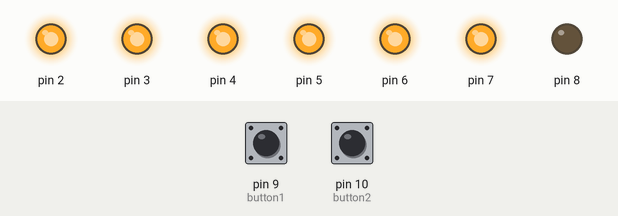
The sketch below on a simulated Arduino Uno, built with avr-gcc and run on an emulated ATmega328P. On the bench: output pins drawn as LEDs (lit = HIGH). Dashed ring = blinking. The inputs (shaded band) are chosen by the test bench; at power-on: pin 9 (button1) LOW, pin 10 (button2) LOW.

Above: at 1.3 s.
1.4 s: pin 9 (button1) pulled HIGH for 1 s
At 3.5 s:
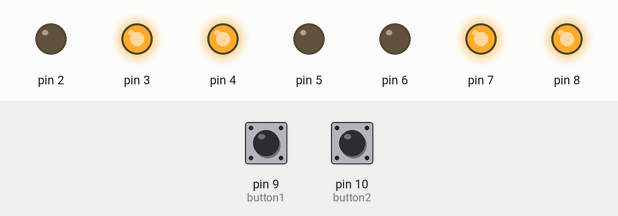
3.9 s: pin 10 (button2) pulled HIGH for 3.2 s
At 7.7 s:
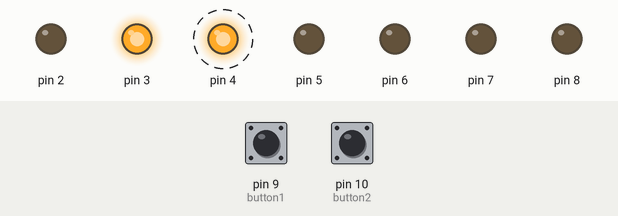
8.6 s: pin 10 (button2) pulled HIGH for 0.3 s
At 9.7 s:
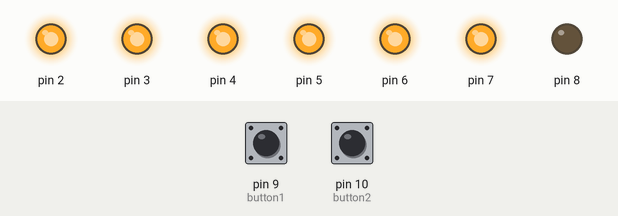
10.4 s: pin 10 (button2) pulled HIGH for 1 s
At 11.6 s:
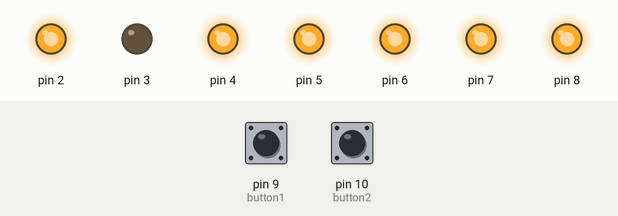
Timing chart, 0 to 13.4 s (numbered marks = the images above; inputs shaded):
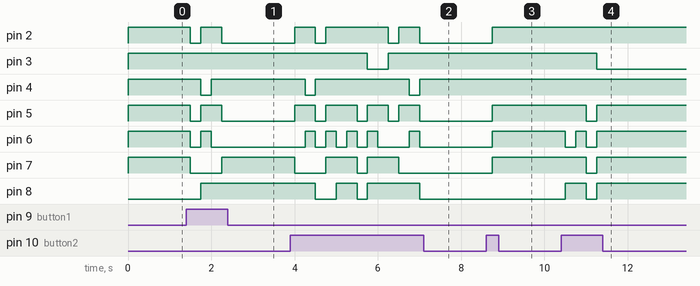

Measured:
- after the input at 1.4 s, pin 2, pin 5: HIGH → LOW after 0.10 s, → HIGH 0.25 s later, → LOW 0.50 s later; pin 4: HIGH → LOW after 0.35 s, → HIGH 0.25 s later; pin 6: HIGH → LOW after 0.10 s, → HIGH 0.25 s later, → LOW 0.25 s later; pin 7: HIGH → LOW after 0.10 s, → HIGH 0.75 s later; pin 8: LOW → HIGH after 0.35 s
- after the input at 3.9 s, pin 2: goes HIGH 0.50 s, LOW 0.25 s, HIGH 1.5 s, LOW 0.25 s, HIGH 0.50 s, then LOW, starting after 0.10 s; pin 3: HIGH → LOW after 1.9 s, → HIGH 0.50 s later
- after the input at 8.6 s, pin 2, pin 5–7: LOW → HIGH after 0.15 s
- after the input at 10.4 s, pin 3: HIGH → LOW after 0.85 s; pin 5, pin 7: HIGH → LOW after 0.60 s, → HIGH 0.25 s later; pin 6: alternates HIGH for 0.25 s and LOW for 0.25 s, 4 changes in all, then stays HIGH, starting after 0.10 s; pin 8: LOW → HIGH after 0.10 s, → LOW 0.50 s later, → HIGH 0.25 s later

The sketch:

20.0-9Number.ino
```cpp
int a=2,b=3,c=4,d=5,e=6,f=7,g=8;
int button1=9,button2=10;
int i=0;
int counter=0;

int zeroToNine[10][7]={{1,1,1,1,1,1,0},
                  {0,1,1,0,0,0,0},
                  {1,1,0,1,1,0,1},
                  {1,1,1,1,0,0,1},
                  {0,1,1,0,0,1,1},
                  {1,0,1,1,0,1,1},
                  {1,0,1,1,1,1,1},
                  {1,1,1,0,0,0,0},
                  {1,1,1,1,1,1,1},
                  {1,1,1,1,0,1,1},
  };
void setup() {

for(i=2;i<9;i++){
  pinMode(i,OUTPUT);
}
pinMode(button1,INPUT);
pinMode(button2,INPUT);
}

void loop() {

if(digitalRead(button1)==1){
  counter++;
}if(digitalRead(button2)==1){
  counter--;
}
if(counter>9){
  counter=0;
}if(counter<0){
counter=9;
}

for(int pin=2;pin<9;pin++){
  digitalWrite(pin,zeroToNine[counter][pin-2]);
}
delay(250);
}
```
